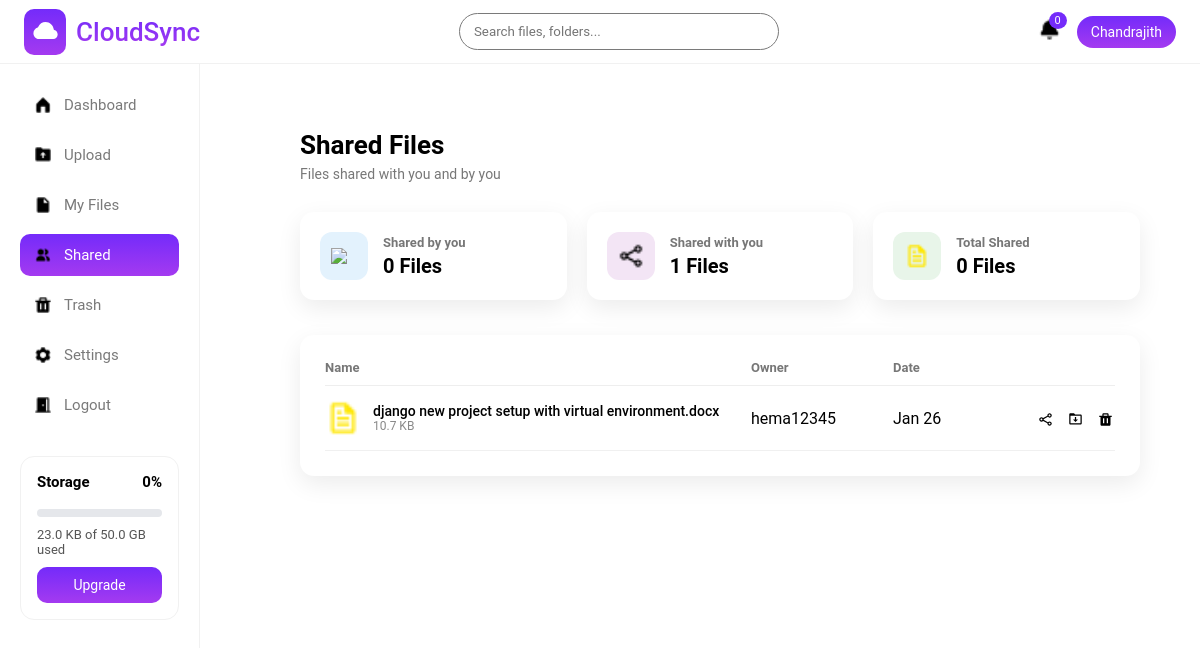
Page /user/shared/ (signed in) on the committed database.
### accounts/models.py (models this page shows)
class User(AbstractUser):
    profile_picture = models.ImageField(null=True, blank=True, upload_to = profile_image_upload_path)
    phone = models.CharField(max_length=10, unique=True, null=True, blank=True)

### storageapp/models.py (models this page shows, shortened)
class SharedFile(models.Model):
    file = models.ForeignKey(
        "CloudFile",
        on_delete=models.CASCADE,
        related_name="shared_entries"
    )
    owner = models.ForeignKey(
        User,
        on_delete=models.CASCADE,
        related_name="shared_by_me"
    )
    shared_with = models.ForeignKey(
        User,
        on_delete=models.CASCADE,
        related_name="shared_with_me"
    )
    shared_at = models.DateTimeField(auto_now_add=True)
    class Meta:
        unique_together = ("file", "shared_with")

class CloudFile(models.Model):
    FILE_TYPES = (
        ("image", "Image"),
        ("video", "Video"),
        ("document", "Document"),
        ("other", "Other"),
    )
    user = models.ForeignKey(settings.AUTH_USER_MODEL, on_delete=models.CASCADE)
    file_name = models.CharField(max_length=255)
    file_size = models.BigIntegerField()
    file_type = models.CharField(max_length=20, choices=FILE_TYPES)
    file_url = models.URLField(null=True, blank=True)
    uploaded_file = models.FileField(upload_to='cloud/',null=True)
    public_id = models.CharField(max_length=255,null=True)
    uploaded_at = models.DateTimeField(auto_now_add=True)
    is_deleted = models.BooleanField(default=False)
    deleted_at = models.DateTimeField(null=True, blank=True)

### storageapp/views.py (the view)
# urls.py: path('shared/', shared_files, name='shared_files'),
def shared_files(request):
    if request.user.is_authenticated:
        if request.user.is_superuser:
            base_template = "adminpanel/admin_base.html"
        else:
            base_template = "storageapp/base.html"
        shared_with_me = SharedFile.objects.filter(
            shared_with=request.user,
            file__is_deleted=False
        ).select_related("file", "owner")
        shared_by_me = SharedFile.objects.filter(
            owner=request.user,
            file__is_deleted=False
        ).select_related("file", "shared_with")
        return render(request, "storageapp/shared.html", {
            "shared_with_me": shared_with_me,
            "shared_by_me": shared_by_me,
            "base_template": base_template,
        })
    else:
        next_url = reverse('storageapp:shared_files')
        request.session['next_url'] = next_url
        return redirect('accounts:signin_page')

### storageapp/context_processors.py (called while the page is built)
def storage_info(request):
    if not request.user.is_authenticated:
        return {}
    sub = UserSubscription.objects.select_related("plan").filter(user=request.user).first()
    used = (
        CloudFile.objects
        .filter(user=request.user, is_deleted=False)
        .aggregate(total=Sum("file_size"))["total"] or 0
    )
    limit = sub.plan.storage_limit
    storage_percent = min(
        int((used / limit) * 100) if limit else 0,
        100
    )
    return {
        "storage_used": used,
        "storage_limit": limit,
        "storage_percent": int((used / limit) * 100) if limit else 0,
        "current_plan": sub.plan,
        "storage_percent":storage_percent,
    }

### subscriptions/context_processors.py (called while the page is built)
def subscription_context(request):
    if not request.user.is_authenticated:
        return {}
    subscription = UserSubscription.objects.select_related("plan").get(user=request.user)
    used = CloudFile.objects.filter(
        user=request.user,
        is_deleted=False
    ).aggregate(s=Sum("file_size"))["s"] or 0
    limit = subscription.plan.storage_limit
    percent = min(int((used / limit) * 100), 100) if limit else 0
    return {
        "current_plan": subscription.plan,
        "storage_used": used,
        "storage_limit": limit,
        "storage_percent": percent,
    }

### storageapp/templates/storageapp/shared.html (shortened to what this page needs)
{% extends base_template %}
{% load static %}
{% load humanize %}
{% block style %}
    <link rel="stylesheet" href="{% static 'css/shared.css' %}">
{% endblock %}
{% block content %}
<div class="shared-wrapper">
    <div class="shared-header">
        <h2>Shared Files</h2>
        <p>Files shared with you and by you</p>
    </div>
    <div class="shared-stats">
        <div class="stat-card">
            <div class="stat-icon blue">
                <img src="{% static 'images/users.png' %}">
            </div>
            <div class="stat-info">
                <h4>Shared by you</h4>
                <strong>{{ shared_by_me|length }} Files</strong>
            </div>
        </div>
        <div class="stat-card">
            <div class="stat-icon purple">
                <img src="{% static 'images/shareicon.png' %}">
            </div>
            <div class="stat-info">
                <h4>Shared with you</h4>
                <strong>{{ shared_with_me|length }} Files</strong>
            </div>
        </div>
        <div class="stat-card">
            <div class="stat-icon green">
                <img src="{% static 'images/file.png' %}">
            </div>
            <div class="stat-info">
                <h4>Total Shared</h4>
                <strong>{{ shared_by_me|length|add:shared_with_me|length }} Files</strong>
            </div>
        </div>
    </div>
    <div class="shared-table">
        <div class="shared-head">
            <span>Name</span>
            <span>Owner</span>
            <span>Date</span>
            <span></span>
        </div>
        {% for s in shared_with_me %}
        <div class="shared-row">
            <div class="shared-file">
                <img src="{% static 'images/file.png' %}">
                <div>
                    <div class="shared-file-name">{{ s.file.file_name }}</div>
                    <div class="shared-file-meta">
                        {{ s.file.file_size|filesizeformat }}
                    </div>
                </div>
            </div>
            <span>{{ s.owner.username }}</span>
            <span>{{ s.shared_at|date:"M d" }}</span>
            <div class="recent-actions">
                <a href="javascript:void(0)"
                    title="Share"
                    class="icon-btn"
                    onclick="openShareModal('{{ file.file_url }}')">
                        <img src="{% static 'images/shareicon.png' %}" alt="Share">
                </a>
                <a href="{% url 'storageapp:download_file' s.file.id %}" class="icon-btn">
                    <img src="{% static 'images/download.png' %}">
                </a>
                <button onclick="removeShared('{{ s.id }}')" title="Remove" class="icon-btn">
                    <img src="{% static 'images/trash.png' %}">
                </button>
            </div>
        </div>
        {% endfor %}
    </div>
</div>
{% endblock %}

### storageapp/templates/adminpanel/admin_base.html (shortened to what this page needs)
{% load static %}
<!DOCTYPE html>
<html lang="en">
<head>
    <link rel="stylesheet" href="{% static 'css/common.css' %}">
    <link rel="stylesheet" href="{% static 'css/base.css' %}">
    {% block style %}
    {% endblock %}
</head>
<body>
<div class="header">
    <div class="logoarea">
        <div class="logoimage">
            <img src="{% static 'images/cloud.png' %}" alt="logoimage">
        </div>
        <div class="logotext">CloudSync</div>
    </div>
    {% if request.resolver_match.url_name == 'dashboard' or request.resolver_match.url_name == 'shared_files' or request.resolver_match.url_name == 'myfiles' %}
    <form onsubmit="return false;" class="global-search">
        <div class="search-box">
        <input
            type="text"
            id="globalSearchInput"
            placeholder="Search files, folders..."
        >
        </div>
    </form>
    {% endif %}
    <div class="header-right">
        <div class="notification"><img src="{% static 'images/bell.png' %}" alt="" srcset=""><span>0</span></div>
        <div class="user-pill">{{ request.user.first_name|default:request.user.username }}</div>
    </div>
</div>
<div class="sidebar">
    <a href="{% url 'storageapp:admin_dashboard' %}" class="nav-item {% if request.resolver_match.url_name == 'admin_dashboard' %}active{% endif %}"><img src="{% static 'images/dashboard.png' %}" alt=""> Dashboard</a>
    <a href="{% url 'storageapp:upload_page' %}" class="nav-item {% if request.resolver_match.url_name == 'upload_page' %}active{% endif %}"><img src="{% static 'images/upload.png' %}" alt=""> Upload</a>
    <a href="{% url 'storageapp:myfiles' %}" class="nav-item {% if request.resolver_match.url_name == 'myfiles' %}active{% endif %}"><img src="{% static 'images/myfile.png' %}" alt=""> My Files</a>
    <a href="{% url 'storageapp:shared_files' %}" class="nav-item {% if request.resolver_match.url_name == 'shared_files' %}active{% endif %}"><img src="{% static 'images/share.png' %}" alt=""> Shared</a>
    <a href="{% url 'storageapp:trash' %}" class="nav-item {% if request.resolver_match.url_name == 'trash' %}active{% endif %}"><img src="{% static 'images/trash.png' %}" alt=""> Trash</a>
    <a href="{% url 'storageapp:settings_page' %}" class="nav-item {% if request.resolver_match.url_name == 'settings' %}active{% endif %}"><img src="{% static 'images/settings.png' %}" alt=""> Settings</a>
    <a href="{% url 'accounts:user_logout' %}" class="nav-item"><img src="{% static 'images/logout.png' %}" alt=""> Logout</a>
    <div class="storage-box">
        <div style="display:flex;justify-content:space-between">
            <strong>Storage</strong>
            <strong>{{ storage_percent }}%</strong>
        </div>
        <div class="progressbar">
        </div>
        <p>
            {{ storage_used|filesizeformat }}
            of
            {{ storage_limit|filesizeformat }}
            used
        </p>
        {% if current_plan.name != "Business" %}
            <a href="{% url 'subscriptions:upgrade_page' %}" class="upgrade-btn">
                Upgrade
            </a>
        {% endif %}
    </div>
</div>
<div class="main">
    {% block content %}
    {% endblock %}
</div>
</body>
</html>

### static/css/common.css (style rules this page uses)
* { margin: 0; padding: 0; box-sizing: border-box; font-family: 'Roboto', sans-serif; }
:root { --white:#ffffff; --red:red; --blue:#742BFA; --violet:#A43AF0; --grey:#7A7A7A; --lightgrey:#f1f1f1; --bordergrey:#d0d0d0; --black:#000000; }
body { background: var(--white); color: var(--black); }
html { min-width: 320px; scroll-behavior: smooth; }
a { text-decoration: none; }

### static/css/base.css (style rules this page uses)
.header { height: 64px; background: var(--white); display: flex; align-items: center; justify-content: space-between; padding: 0 24px; border-bottom: 1px solid var(--lightgrey); position: fixed; top: 0; left: 0; right: 0; z-index: 100; }
.logoarea { display: flex; align-items: center; gap: 10px; }
.logoarea .logoimage { background:linear-gradient(to bottom, #742BFA, #A43AF0); padding: 7px; border-radius: 10px; }
.logoarea .logotext { background-image: linear-gradient(to bottom, #742BFA, #A43AF0); background-clip: text; -webkit-background-clip: text; color: transparent; -webkit-text-fill-color: transparent; font-size: clamp(20px, 2.5vw, 26px); font-weight: 550; }
.search-box input { width: 320px; padding: 10px 14px; border-radius: 30px; border: 1px solid var(--grey); outline: none; }
.header-right { display: flex; align-items: center; gap: 16px; }
.header-right img { width: 23px; height: 23px; }
.notification { position: relative; font-size: 18px; cursor: pointer; }
.notification span { position: absolute; top: -6px; right: -6px; background: var(--blue); color: var(--white); font-size: 11px; padding: 2px 6px; border-radius: 50%; }
.user-pill { background: linear-gradient(to bottom, #742BFA, #A43AF0); color: var(--white); padding: 8px 14px; border-radius: 30px; font-size: 14px; cursor: pointer; }
.sidebar { width: 200px; min-width: 180px; background: var(--white); position: fixed; top: 64px; bottom: 0; left: 0; border-right: 1px solid var(--lightgrey); padding: 20px; }
.sidebar img { width: 18px; height: 18px; }
.nav-item { display: flex; align-items: center; gap: 12px; padding: 12px 14px; border-radius: 10px; color: var(--grey); text-decoration: none; margin-bottom: 8px; font-size: 15px; }
.nav-item.active, .nav-item:hover { background: linear-gradient(to bottom, #742BFA, #A43AF0); color: var(--white); }
.storage-box { margin-top: 30px; border: 1px solid var(--lightgrey); border-radius: 14px; padding: 16px; background: #fff; }
.storage-box strong { font-size: 15px; display: block; margin-bottom: 8px; }
.progressbar { height: 8px; background: #e5e7eb; border-radius: 999px; overflow: hidden; margin: 10px 0; }
.storage-box p { font-size: 13px; color: #555; margin: 6px 0 10px; }
.upgrade-btn { display: block; text-align: center; padding: 10px; border-radius: 10px; background: linear-gradient(to bottom, #742BFA, #A43AF0); color: #fff; text-decoration: none; font-size: 14px; }
.main { margin-left: 240px; padding: 100px 30px 30px; }

### rows in the picture
User: user.first_name "Chandrajith"
SharedFile: file.file_name "django new project setup with virtual environment.docx", file.file_size|filesizeformat "10.7 KB", owner.username "hema12345", shared_at "Jan 26"

### other values in the picture
{{ storage_percent }} "0"
{{ storage_used|filesizeformat }} "23.0 KB"
{{ storage_limit|filesizeformat }} "50.0 GB"
{{ shared_by_me|length }} "0"
{{ shared_with_me|length }} "1"
{{ shared_by_me|length|add:shared_with_me|length }} "0"
